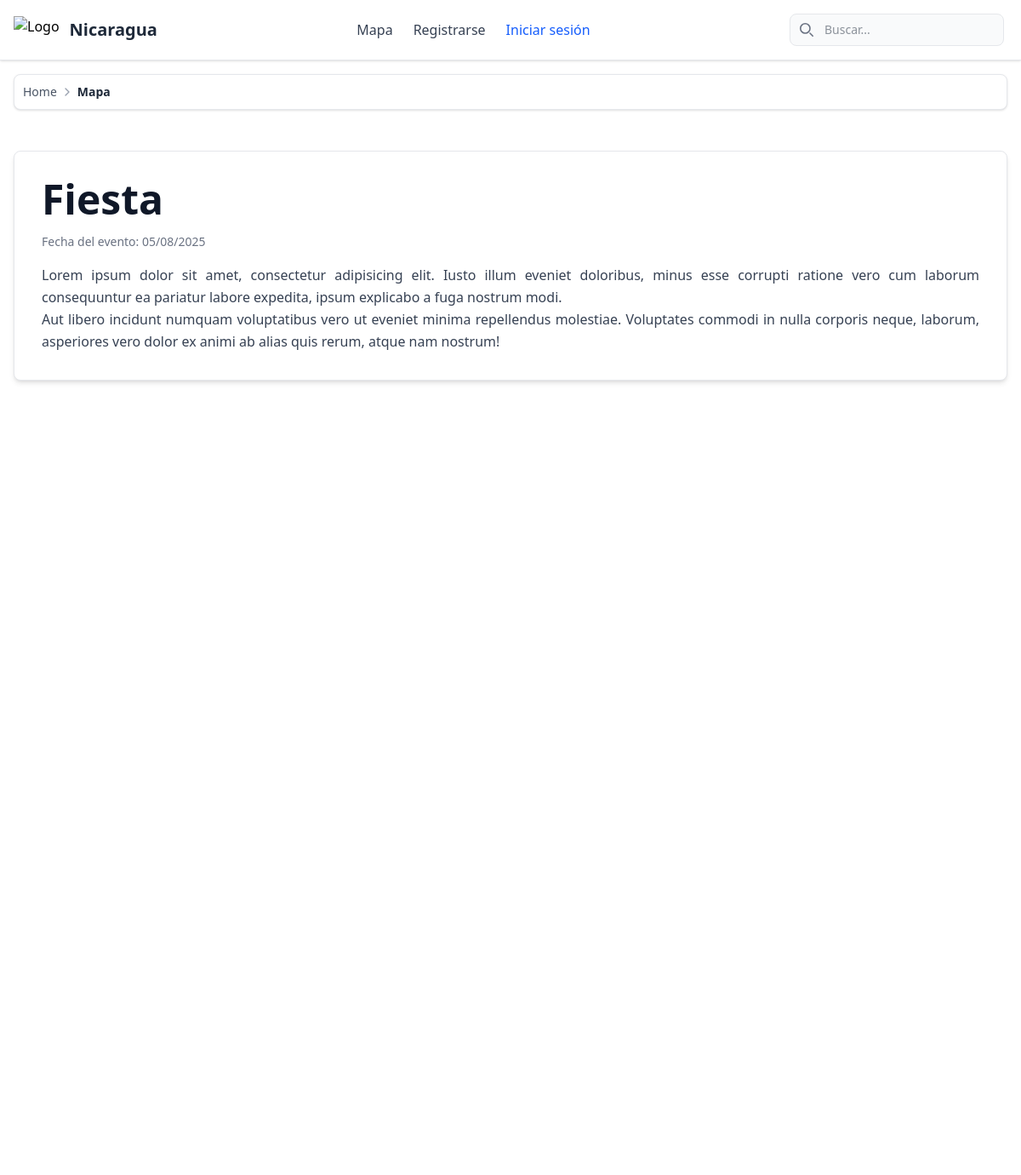
/eventos/Fiesta/, run on the app's committed database.
### page/models.py (models this page shows, shortened)
class Event(models.Model):
    title = models.CharField(max_length=200)
    slug = models.SlugField(unique=True, blank=True)
    summary = models.TextField(blank=True)
    date = models.DateField(blank=True)
    image = models.ImageField("Imagen Principal", upload_to='static/img/events/', blank=True, null=True)
    municipality = models.ForeignKey(Department, on_delete=models.CASCADE)
    published = models.BooleanField(default=True)
    created_at = models.DateTimeField(auto_now_add=True)

### page/views.py (the view)
# urls.py: path('eventos/<slug:event_slug>/', event_detail, name='event-detail'),
def event_detail(request, event_slug):
    event = get_object_or_404(Event, slug=event_slug, published=True)
    return render(request, 'page/event_detail.html', {'event': event})

### page/templates/page/event_detail.html (shortened to what this page needs)
{% extends 'rally_nicaragua/base.html' %}
{% load breadcrumbs %}
{% load static %}
{% block content %}
{% render_breadcrumb %}
<div class="min-h-screen bg-white text-gray-800">
  <div class="container mx-auto px-4 py-8 max-w-7xl">
    <article class="bg-white p-8 rounded-lg shadow-md border border-gray-200 mb-12">
      <h1 class="text-4xl md:text-5xl font-extrabold text-gray-900 mb-4 text-center md:text-left">
        {{ event.title }}
      </h1>
      <p class="text-sm text-gray-500 mb-4">Fecha del evento: {{ event.date|date:"d/m/Y" }}</p>
      <div class="prose text-justify prose-lg max-w-none mt-4 text-gray-700 leading-relaxed">
        {{ event.summary|linebreaks }}
      </div>
    </article>
  </div>
</div>
{% endblock %}

### data on the page
Event: title "Fiesta", date "05/08/2025", summary "Lorem ipsum dolor sit amet, consectetur adipisicing elit. Iusto illum eveniet doloribus, minus esse corrupti ratione vero cum laborum consequuntur ea pariatur labore expedita, ipsum explicabo a fuga nostrum modi. Aut libero incidunt numquam voluptatibus vero ut eveniet minima repellendus molestiae. Voluptates commodi in nulla corporis neque, laborum, asperiores vero dolor ex animi ab alias quis rerum, atque nam nostrum!"

### other printed values
{{ item.name }} "Home"
{{ item.name }} "Mapa"
